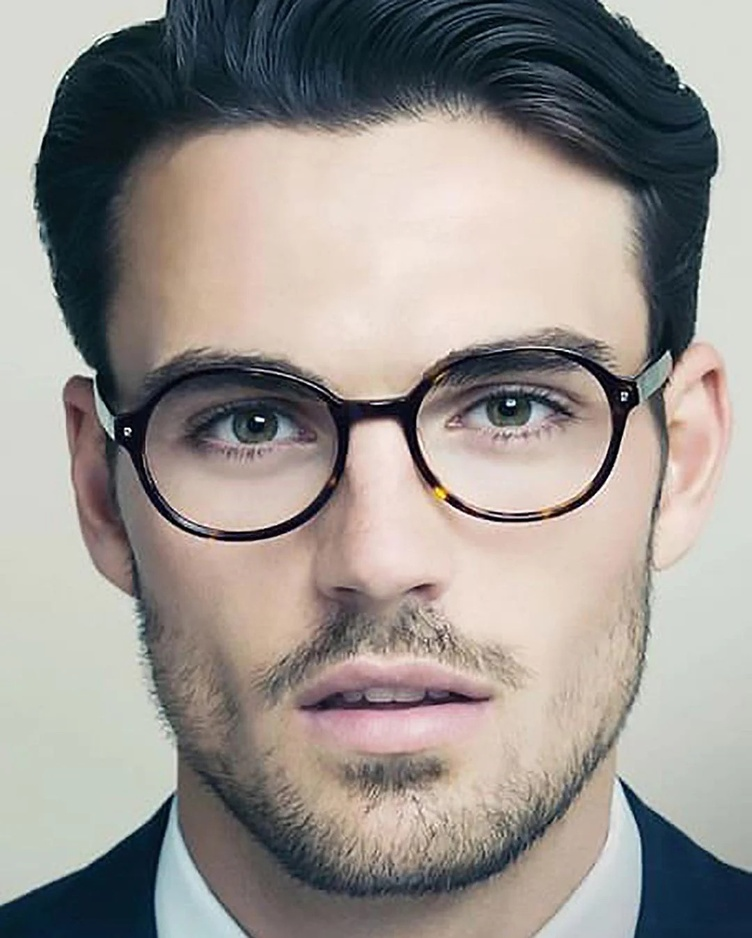
#> input picture images/img4.jpg, 752 x 938 px, shrunk from 1080 x 1348 before the run
$ jupyter execute --allow-errors test2.ipynb
#> lines starting #> are read from the running program, lines starting #| are printed output that depends on the picture
Step 1: Import Libraries

[cell 1]
import os
import matplotlib.pyplot as plt
import cv2
import numpy as np
from mtcnn import MTCNN
import torch
import pymesh
from matplotlib.patches import Rectangle
from PIL import Image
from transformers import DPTImageProcessor, DPTForDepthEstimation
import open3d as o3d
import pyvista as pv
from trame.widgets import vtk as vtk_widgets
from PIL import ImageEnhance

[cell 2]
image_path = "images/img4.jpg"

Step 2: Face Alignment and Cropping

[cell 3]
import cv2
import numpy as np

def align_and_crop_face(image):
    detector = MTCNN()

    faces = detector.detect_faces(image)

    if len(faces) == 0:
        return None, None

    face = faces[0]
    x, y, w, h = face['box']

    aligned_face = image[y:y+h, x:x+w]

    padding = 20
    cropped_face = aligned_face[padding:-padding, padding:-padding]

    # Create a mask of the same size as the face, filled with 0s
    mask = np.zeros(cropped_face.shape[:2], np.uint8)

    # Define background and foreground model
    bgdModel = np.zeros((1,65),np.float64)
    fgdModel = np.zeros((1,65),np.float64)

    # Define the region of interest for GrabCut
    rect = (50,50,w-100,h-100)

    # Run GrabCut
    cv2.grabCut(cropped_face, mask, rect, bgdModel, fgdModel, 5, cv2.GC_INIT_WITH_RECT)

    # Create a binary mask where foreground pixels are set to 1 and background pixels are set to 0
    bin_mask = np.where((mask==2)|(mask==0), 0, 1).astype('uint8')

    # Multiply the original image with the binary mask to get the foreground
    img = cropped_face*bin_mask[:,:,np.newaxis]

    return aligned_face, img

Step 3: Align and Crop

[cell 4]
image = plt.imread(image_path)
#> image is the input picture: shape (938, 752, 3); mean R, G, B 153.4, 147.8, 143.2

#> (the rest of this cell did not finish here and is left out)

Step 4: Estimate Depth

[cell 5]
image = Image.open(image_path)
enhancer = ImageEnhance.Contrast(image)
image = enhancer.enhance(2)  # Increase contrast
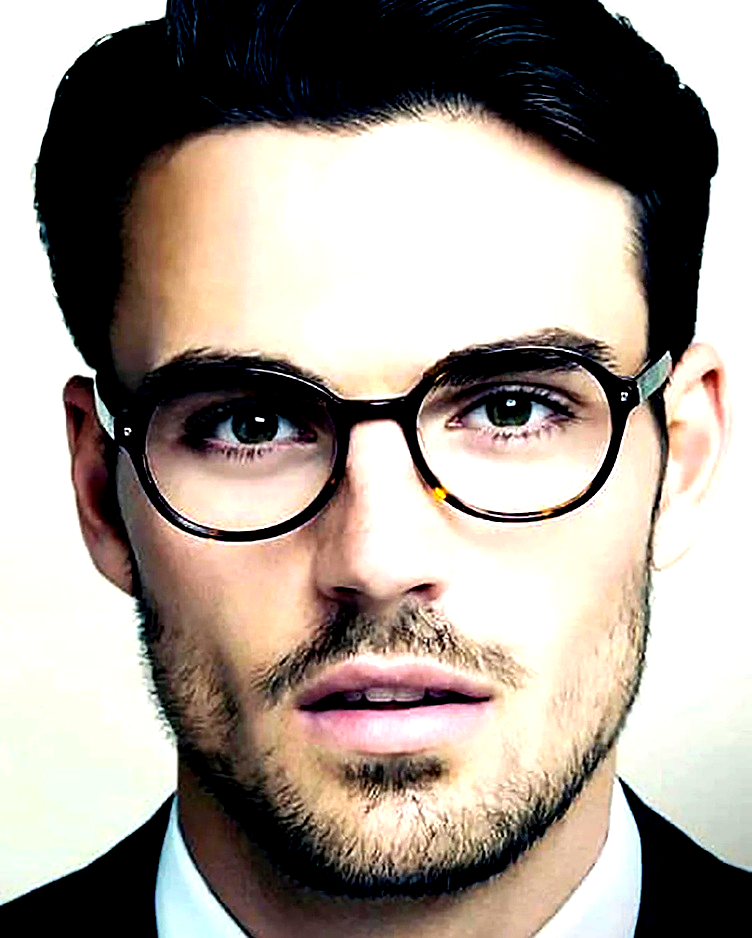
#> image: PIL image 752x938 RGB; mean R, G, B 162.6, 153.1, 144.7

# Convert image to grayscale
#> (the rest of this cell did not finish here and is left out)


$ run again, with images/img1.jpg copied over images/img4.jpg
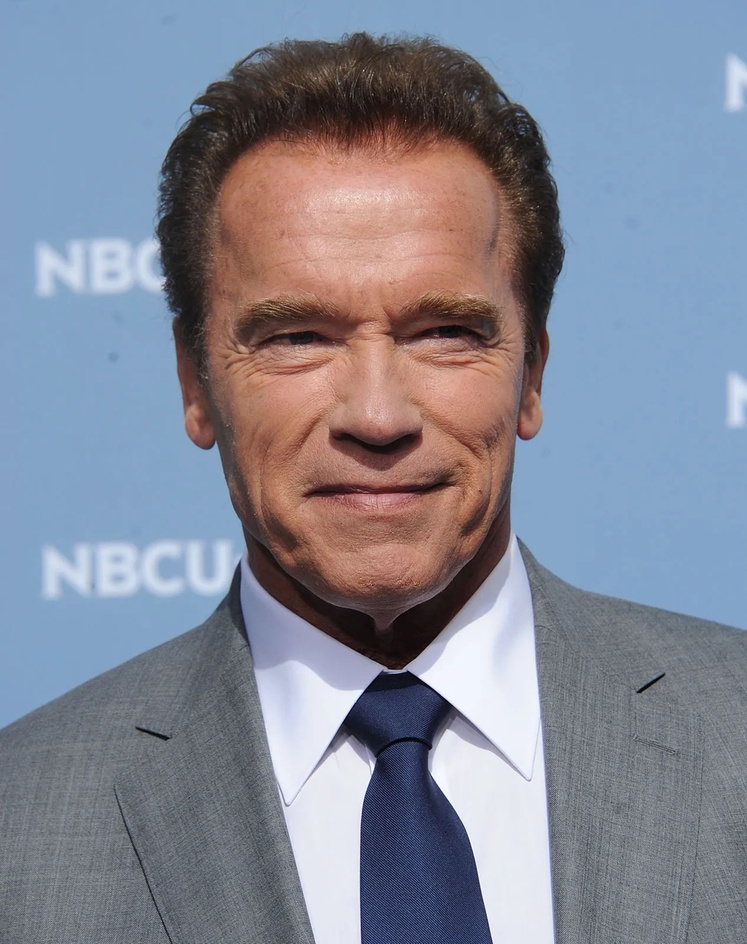
#> input picture images/img1.jpg, 747 x 944 px, shrunk from 1267 x 1600 before the run
#> image is the input picture: shape (944, 747, 3); mean R, G, B 130.7, 134.8, 149.2
#> `image = enhancer.enhance(2)`:
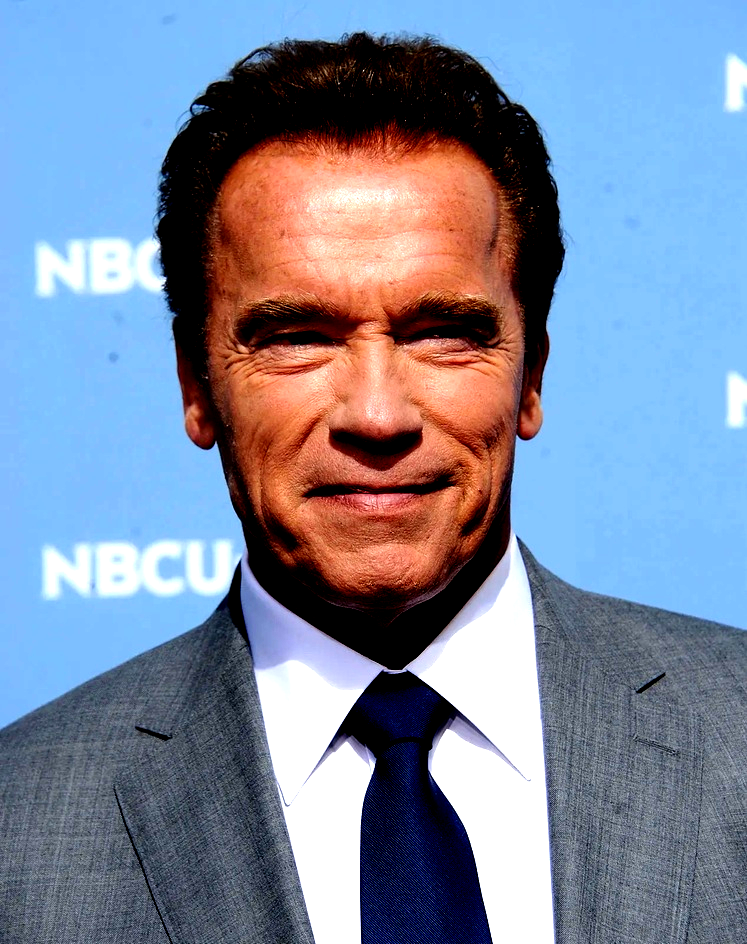
#> image: PIL image 747x944 RGB; mean R, G, B 125.3, 136, 158.8

$ run again, with images/img2.jpg copied over images/img4.jpg
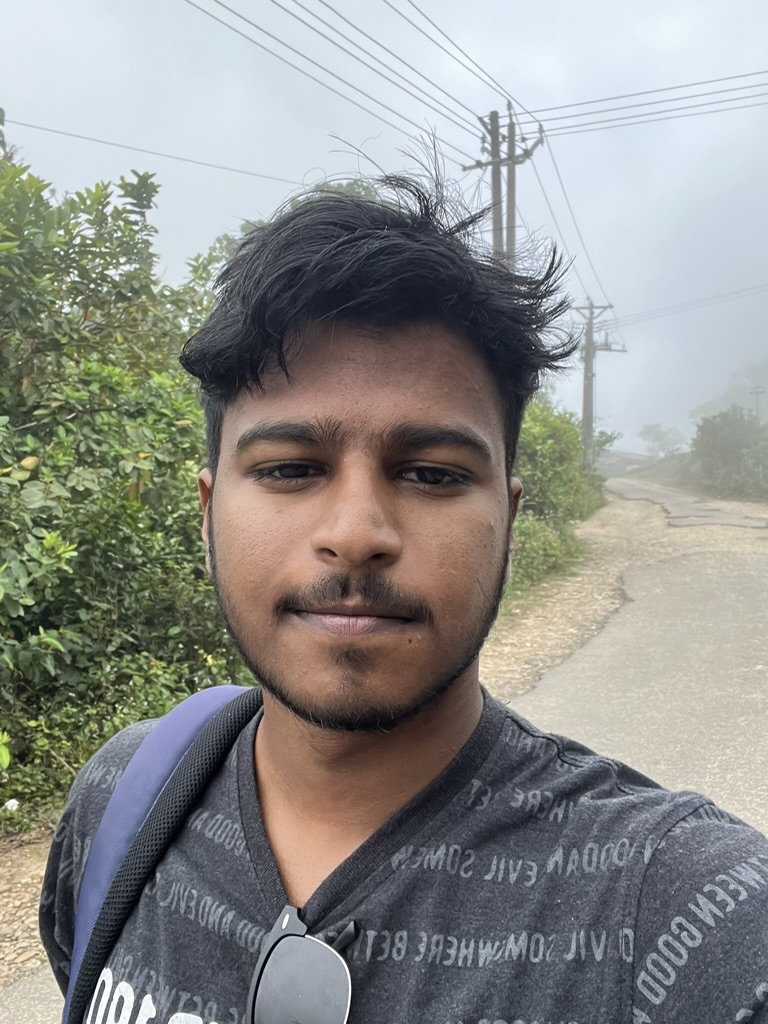
#> input picture images/img2.jpg, 768 x 1024 px
#> image is the input picture: shape (1024, 768, 3); mean R, G, B 142.3, 143, 139.6
#> `image = enhancer.enhance(2)`:
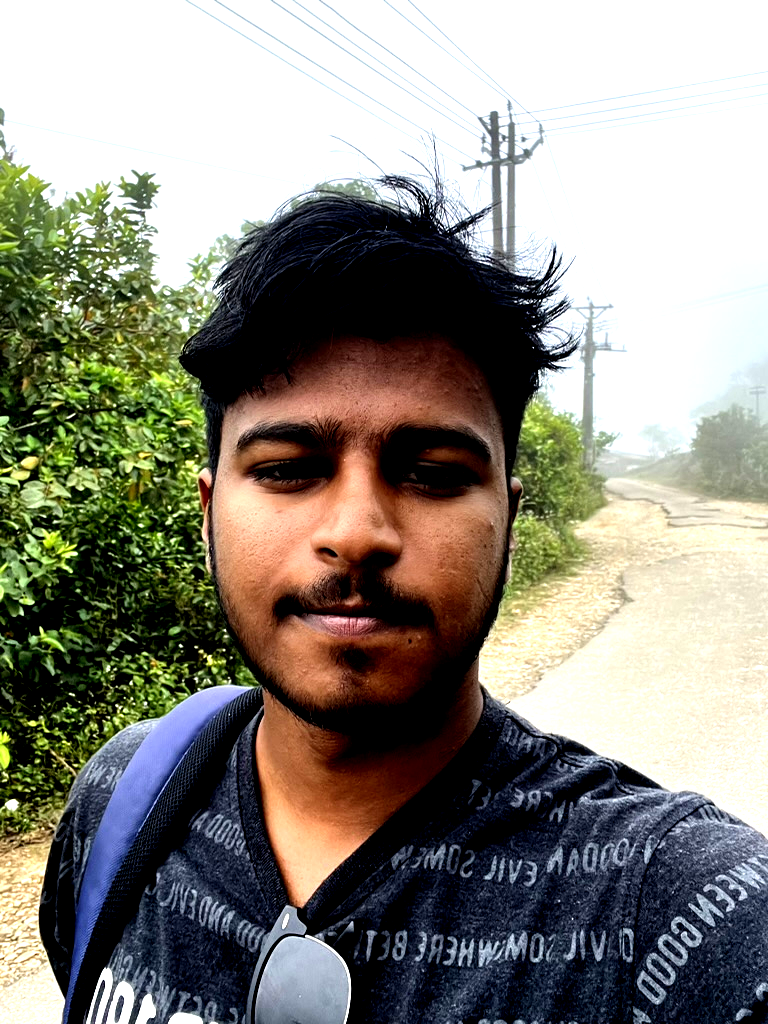
#> image: PIL image 768x1024 RGB; mean R, G, B 139, 136, 125.9

$ run again, with images/img3.jpg copied over images/img4.jpg
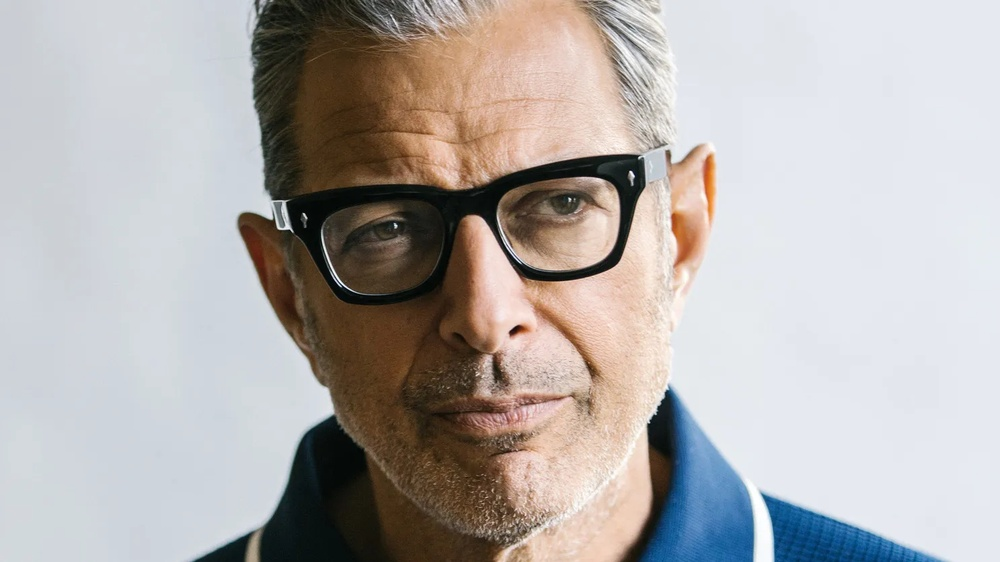
#> input picture images/img3.jpg, 1000 x 562 px, shrunk from 1487 x 836 before the run
#> image is the input picture: shape (562, 1000, 3); mean R, G, B 179.2, 174.8, 172.9
#> `image = enhancer.enhance(2)`:
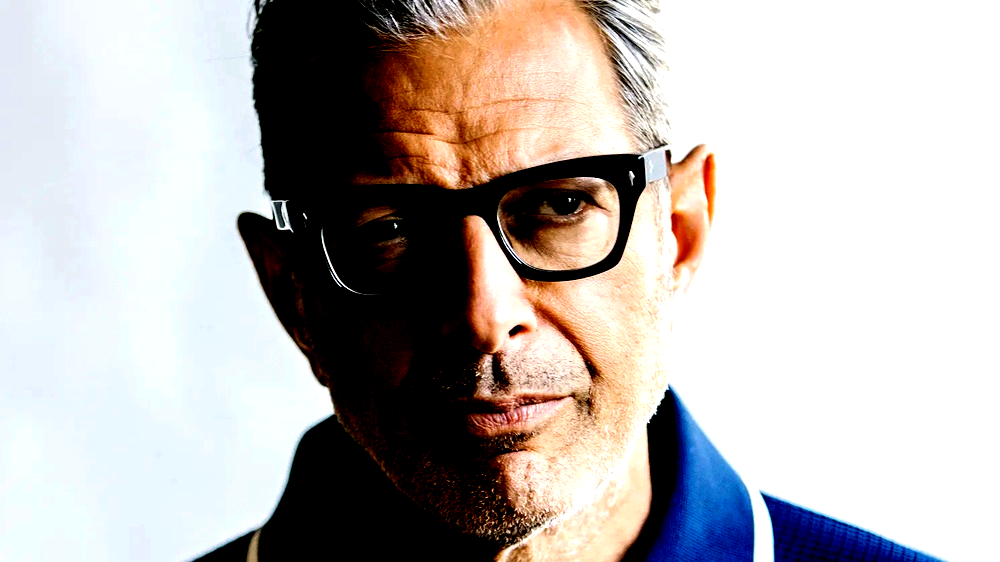
#> image: PIL image 1000x562 RGB; mean R, G, B 185.9, 180.8, 178.4
